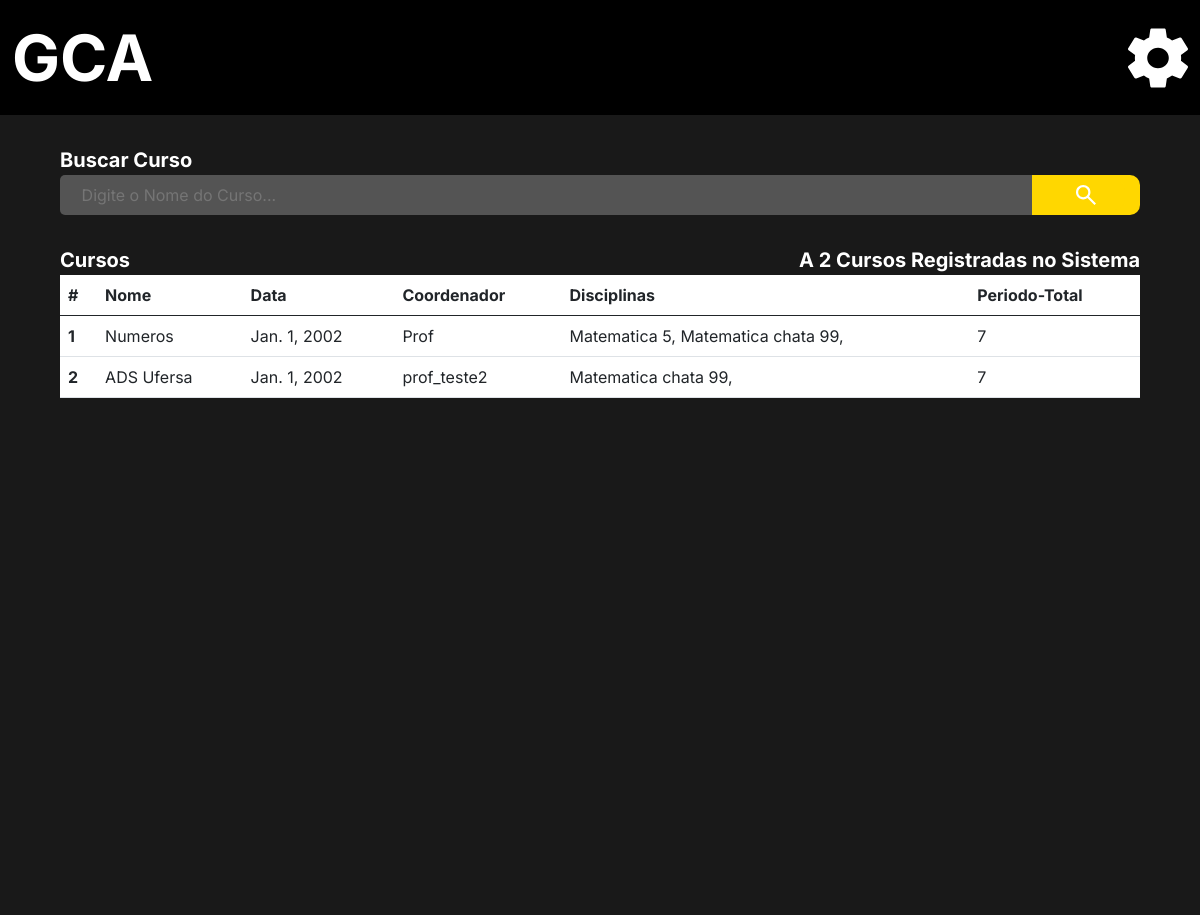
The app's page /adm/list_courses/ with its own data.
### administrador/models.py (models this page shows, shortened)
class Curso (models.Model):
    nome = models.CharField(("Nome do Curso"), max_length=150, null=False, blank=False)
    ano = models.DateField("Ano")
    periodos =  models.IntegerField(('Total de peridodos'), null=False, blank=False)
    disciplina = models.ManyToManyField("administrador.Disciplina", verbose_name=("Disciplinas"),blank=False)
    coordenador = models.ForeignKey(User, verbose_name=("Coordenador"), on_delete=models.SET_NULL, null=True)
    verbose_name = 'Curso'
    verbose_name_plural = 'Cursos'

class Disciplina (models.Model):
    OPTATIVA = (
        ("S", "Sim"),
        ("N", "Não"),
    )
    nome = models.CharField(("Nome da Disciplina"), max_length=150, null=False)
    perido = models.IntegerField(("Periodo da disciplina"))
    carga_horaria = models.IntegerField(("Carga Horaria"))
    optativa = models.CharField(("Opitativa"), choices=OPTATIVA, blank=False, null=False,max_length=20)
    dependencia = models.ManyToManyField("self", verbose_name=("Dependencias"), blank=True, default='Sem Dependencia')
    verbose_name = 'Disciplina'
    verbose_name_plural = 'Disciplinas'
    def __str__(self):
        return self.nome +' '+ str(self.perido)

### Users/models.py (models this page shows)
class CustomUser(AbstractUser):
    image = models.ImageField(upload_to='Media', blank=True, null=False, default='Media/no_image_dafaut.jpg')
    matricula = models.CharField("Matricula", max_length=150, unique=True)
    username = models.CharField(("Nome"), max_length=50, unique=False, primary_key=None)
    email = models.EmailField("E-mail", unique=True)
    cpf = models.CharField("CPF", max_length=14, unique=True)
    phone = models.CharField("Telefone", max_length=15, blank=True, null=True)
    data_de_nascimento = models.DateField('Data de Nascimento', blank=True, null=True)
    curso_relacao = models.ForeignKey("administrador.Curso", verbose_name=("Curso"), blank=True, null=True,on_delete=models.SET_NULL)
    disciplina_relacao = models.ManyToManyField("administrador.Disciplina", verbose_name=("Disciplina"), blank=True)
    is_staff = models.BooleanField('Membro da equipe', default=True)
    USERNAME_FIELD = 'matricula'
    REQUIRED_FIELDS = ['username' , 'email' ,'cpf', 'phone']
    def __str__(self):
        return self.username
    objects = UserManager()

### administrador/views.py (the view)
# urls.py: path('adm/list_courses/',  lista_cursos, name = 'lista_cursos'),
def lista_cursos(request):
    lista_de_cursos = Curso.objects.all()
    len_cursos = len(Curso.objects.all())
    return render(request, 'curso_list.html', {'curso' : lista_de_cursos,
                                               'len': len_cursos})

### administrador/templates/curso_list.html (shortened to what this page needs)
{% extends 'base.html' %}
{% load static %}
{% block import_title_css %}
    <link href="https://cdn.jsdelivr.net/npm/bootstrap@5.0.2/dist/css/bootstrap.min.css" rel="stylesheet">
    <link rel="stylesheet" href="{% static 'css/lista_cursos.css' %}">
{% endblock %}
{% block main %}
<div class="main">
    <div class="search_box">
        <form action=""  method="post">
            <div>
                <label for="search_box">Buscar Curso</label>
            </div>
            <div class="search_bar">
                <input type="text" id="search_box" name="search_box" placeholder="Digite o Nome do Curso...">
                <button class="enviar_botao" type="submit">
                    <img class="lupa" src="{% static 'icons/search_thing.svg' %}" alt="">
                </button>
            </div>
        </form>
    </div>
    <div class="center">
        <div class="two_lables">
            <div>
                <p class="label_title">Cursos</p>
                {% if len > 1 %}
                    <p class="label_title">A {{ len }} Cursos Registradas no Sistema</p>
                {%else  %}
                    <p class="label_title">A {{ len }} Curso Registradas no Sistema</p>
                {% endif %}
            </div>
        </div>
    </div>
    <div class="center_2">
        <div class="list">
            <table class="table">
                <thead>
                  <tr>
                    <th scope="col">#</th>
                    <th scope="col">Nome</th>
                    <th scope="col">Data</th>
                    <th scope="col">Coordenador</th>
                    <th scope="col">Disciplinas</th>
                    <th scope="col">Periodo-Total</th>
                  </tr>
                </thead>
                <tbody>
                    {% for dados in curso %}
                        <tr>
                            <th scope="row"> {{dados.id}} </th>
                            <td>{{dados.nome}}</td>
                            <td>{{dados.ano}}</td>
                            <td>{{dados.coordenador}}</td>
                            <td>
                                {% for disciplina in dados.disciplina.all %}
                                    {{disciplina}},
                                {% endfor %}
                            </td>
                            <td>{{dados.periodos}}</td>
                        </tr>
                    {% endfor %}
                </tbody>
              </table>
        </div>
    </div>
</div>
{% endblock %}

### static/css/base.css (style rules this page uses)
* { margin: 0%; padding: 0%; border: 0%; font-family: inter; text-decoration: none; }

### static/css/modal_menu.css (style rules this page uses)
p { margin-bottom: 0px !important; }

### administrador/static/css/lista_cursos.css (style rules this page uses)
.main { background-color: #191919; min-height: 100vh; max-height: calc(max-content + 100px); border: none; }
form { padding-top: 30px; display: flex; flex-direction: column; justify-content: center; align-items: center; }
.search_bar { display: flex; justify-content: left; }
#search_box { border: none; border-radius: 5px 0px 0px 5px; }
.search_box div { width: 90%; }
.search_bar input { width: 90%; padding-left: 2%; background-color: #545454; color: #9B9B9B; outline: none; }
form div label { font-size: 20px; color: white; font-weight: bold; }
.lupa { z-index: 0; background-color: #FFD700; padding: 5px 15px 5px 15px; border-radius: 0px 10px 10px 0px; cursor: pointer; width: 126px; height: 30px; }
.enviar_botao { width: 10%; background-color: #FFD700; padding: 5px 15px 5px 15px; border-radius: 0px 10px 10px 0px; border: none; cursor: pointer; display: flex; align-content: center; overflow: hidden; justify-content: center; }
.center { padding-top: 30px; display: flex; flex-direction: column; justify-content: center; align-items: center; }
.two_lables { width: 90%; }
.two_lables div { display: flex; justify-content: space-between; }
.two_lables p { text-align: center; color: white; font-size: 20px; font-weight: bold; }
.center_2 { padding-left: 5%; padding-Right: 5%; padding-bottom: 5%; }
.table { width: 100%; background-color: white; }

### records on screen
Curso: id "1", nome "Numeros", ano "Jan. 1, 2002", coordenador "Prof", periodos "7"
Disciplina: nome+perido "Matematica 5"
Disciplina: nome+perido "Matematica chata 99"
Curso: id "2", nome "ADS Ufersa", ano "Jan. 1, 2002", coordenador "prof_teste2", periodos "7"

### other values on screen
{{ len }} "2"
